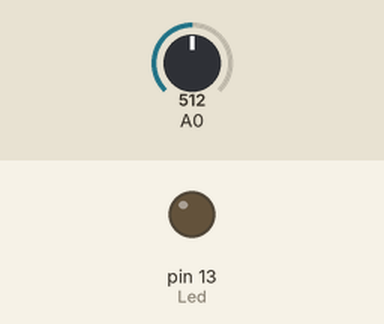
A sketch run on a simulated Arduino Uno, built with avr-gcc and run on an emulated ATmega328P. On the bench: output pins drawn as LEDs (lit = HIGH). The test bench sets the inputs (shaded band); at power-on: A0 = 512. What the sketch prints to the serial monitor is not drawn.

Above: at 1.8 s.
1.9 s: A0 set to 531
At 3.0 s:
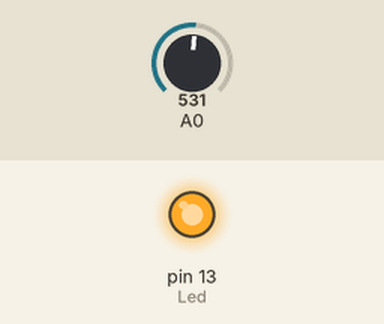
3.5 s: A0 set to 511
At 4.6 s:
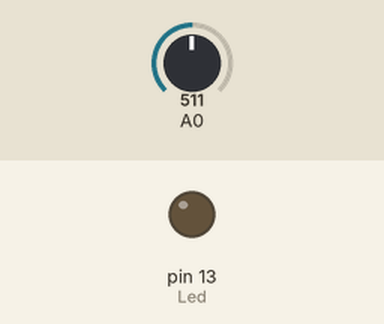
5.5 s: A0 set to 716
At 7.4 s:
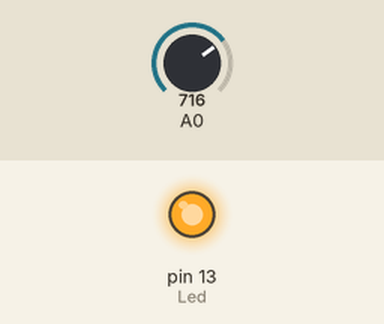
Timing chart, 0 to 8.9 s (numbered marks = the images above; inputs shaded):
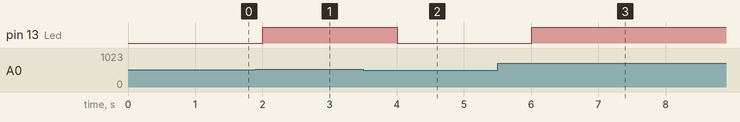

The sketch:

ESAnalogico.ino
```cpp
/*  Script empleado para el uso de los puertos analógicos:
    A partir de la lectura de un potenciometro se determina
    el voltaje en el mismo y en relacion a este valor se
    determina el valor para el PWM que controla la intensidad
    de un LED */


float voltaje = 0;
float q = 0.004887;
float prop = 4.0117;
int pwm = 0;
const int Led = 13;
int ctimp = 0;


void setup()
{
	Serial.begin(9600);
    pinMode(Led,OUTPUT);
}

void loop()
{
	int ValorSensor = analogRead(A0);


    Serial.print(ValorSensor);
    voltaje = ValorSensor*q;
    Serial.print("   ") ;
    Serial.print(voltaje);
    Serial.print("   ");


    pwm = ValorSensor/prop;
    if (ctimp==10)
    {
        Serial.print(pwm);
        ctimp = 0;
    }
    else
    {
        Serial.print(pwm);
        ctimp++;
    }


    analogWrite(Led,pwm);
    delay(1000);

}
```

Measured:
- the behaviour switches between 513 and 514 on A0 (found by bisection; images 0 and 1)
- after the input at 1.9 s, pin 13 (Led): LOW → HIGH after 0.10 s
- after the input at 3.5 s, pin 13 (Led): HIGH → LOW after 0.50 s
- after the input at 5.5 s, pin 13 (Led): LOW → HIGH after 0.51 s
